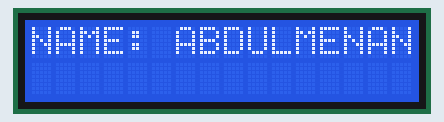
Simulated run of this sketch. Board: Arduino Uno, built with avr-gcc and run on an emulated ATmega328P. On the bench: 16×2 character LCD.

Above: at 0.1 s.
At 1.1 s:
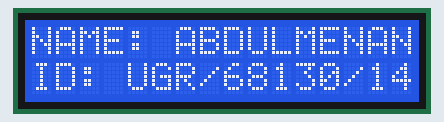
At 2.1 s:
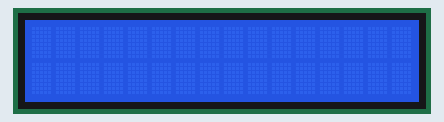

The sketch:

LCDidisplay.ino
```cpp
#include<LiquidCrystal.h>

LiquidCrystal lcd(12, 11, 5, 4, 3, 2);

void setup()
{
lcd.begin (16, 2);
}

void loop()
{
lcd.clear();
lcd.setCursor(0,0);
lcd.print("NAME: ABDULMENAN SEMAN");
delay(1000);
lcd.setCursor(0,1);
lcd.print("ID: UGR/68130/14");
delay(1000);
lcd.clear();
delay(500);
}
```

Measured:
- by itself, everything shown: repeats every 2.5 s, in 3 steps
- what the display in image 1 shows lasts 1.0 s, from 1.1 s to 2.1 s
- what the display in image 2 shows lasts 0.5 s, from 2.1 s to 2.6 s
